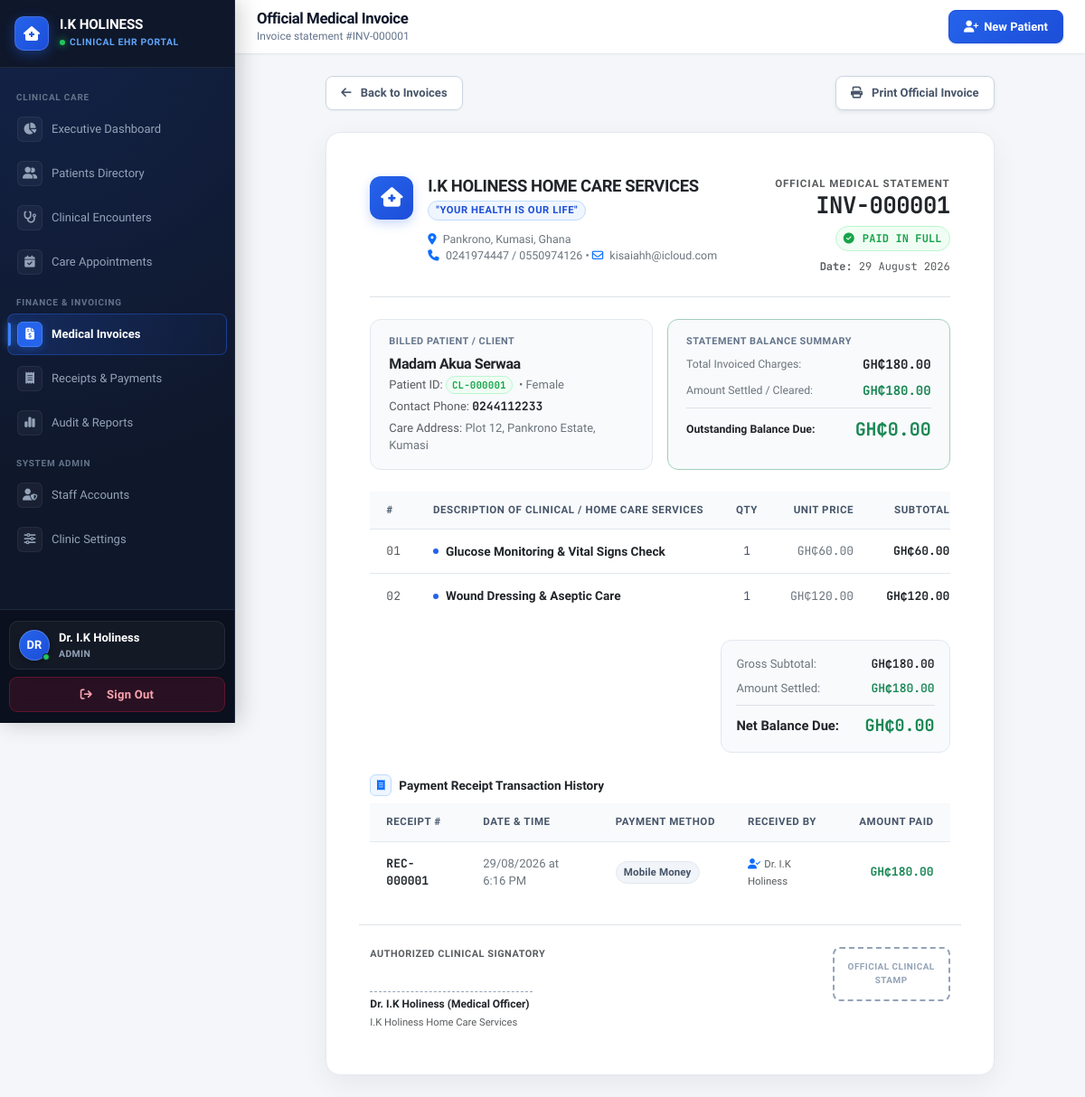
The page /billing/view?id=INV-000001 (signed in) on the database its author committed.
### tables this page shows
CREATE TABLE invoices (
    invoice_number VARCHAR(20) PRIMARY KEY,
    client_id VARCHAR(20) NOT NULL,
    invoice_date DATE NOT NULL,
    total_amount DECIMAL(10,2) NOT NULL DEFAULT 0.00,
    amount_paid DECIMAL(10,2) NOT NULL DEFAULT 0.00,
    balance DECIMAL(10,2) NOT NULL DEFAULT 0.00,
    payment_status ENUM('Paid', 'Partially Paid', 'Unpaid') NOT NULL DEFAULT 'Unpaid',
    created_at TIMESTAMP DEFAULT CURRENT_TIMESTAMP,
    FOREIGN KEY (client_id) REFERENCES clients(client_id) ON DELETE CASCADE,
    INDEX idx_invoice_date (invoice_date),
    INDEX idx_payment_status (payment_status)
);

CREATE TABLE clients (
    client_id VARCHAR(20) PRIMARY KEY,
    full_name VARCHAR(255) NOT NULL,
    gender ENUM('Male', 'Female', 'Other') NOT NULL,
    dob DATE NOT NULL,
    age INT NOT NULL,
    phone VARCHAR(20) NOT NULL,
    address TEXT NOT NULL,
    emergency_name VARCHAR(255) NOT NULL,
    emergency_phone VARCHAR(20) NOT NULL,
    registration_date DATE NOT NULL,
    created_at TIMESTAMP DEFAULT CURRENT_TIMESTAMP,
    INDEX idx_fullname (full_name),
    INDEX idx_phone (phone)
);

CREATE TABLE invoice_items (
    id INT AUTO_INCREMENT PRIMARY KEY,
    invoice_number VARCHAR(20) NOT NULL,
    service_description VARCHAR(255) NOT NULL,
    quantity INT NOT NULL DEFAULT 1,
    unit_price DECIMAL(10,2) NOT NULL,
    subtotal DECIMAL(10,2) NOT NULL,
    FOREIGN KEY (invoice_number) REFERENCES invoices(invoice_number) ON DELETE CASCADE
);

CREATE TABLE payments (
    payment_id VARCHAR(20) PRIMARY KEY,
    receipt_number VARCHAR(20) NOT NULL,
    client_id VARCHAR(20) NOT NULL,
    invoice_number VARCHAR(20) NOT NULL,
    payment_date DATETIME NOT NULL,
    amount_paid DECIMAL(10,2) NOT NULL,
    payment_method ENUM('Cash', 'Mobile Money', 'Card', 'Bank Transfer') NOT NULL,
    staff_id INT NOT NULL,
    notes TEXT NULL,
    created_at TIMESTAMP DEFAULT CURRENT_TIMESTAMP,
    UNIQUE KEY idx_receipt (receipt_number),
    FOREIGN KEY (client_id) REFERENCES clients(client_id) ON DELETE CASCADE,
    FOREIGN KEY (invoice_number) REFERENCES invoices(invoice_number) ON DELETE CASCADE,
    FOREIGN KEY (staff_id) REFERENCES users(id) ON DELETE RESTRICT,
    INDEX idx_payment_date (payment_date)
);

CREATE TABLE users (
    id INT AUTO_INCREMENT PRIMARY KEY,
    username VARCHAR(50) NOT NULL,
    password_hash VARCHAR(255) NOT NULL,
    full_name VARCHAR(100) NOT NULL,
    role ENUM('admin', 'staff') NOT NULL,
    created_at TIMESTAMP DEFAULT CURRENT_TIMESTAMP,
    UNIQUE KEY idx_username (username)
);

### frontend/views/billing/view.php (the view, shortened to what the rows shown need)
<div class="row justify-content-center">
    <div class="col-12 col-xl-10">
        <div class="modern-invoice-sheet p-4 p-md-5">
            <div class="d-flex flex-column flex-md-row justify-content-between align-items-start gap-4 pb-4 mb-4 border-bottom">
                <div class="text-start text-md-end">
                    <div class="text-uppercase fw-bold text-muted" style="font-size: 0.72rem; letter-spacing: 0.08em;">Official Medical Statement</div>
                    <h2 class="fw-bold text-dark font-mono mb-1" style="font-size: 1.6rem; letter-spacing: -0.02em;">
                        <?php echo htmlspecialchars($invoice['invoice_number']); ?>
                    </h2>
                    <div class="d-flex align-items-center justify-content-md-end gap-2 my-2">
                        <?php
                        $statBadge = 'badge-rose';
                        $statLabel = 'UNPAID';
                        if ($invoice['payment_status'] === 'Paid') {
                            $statBadge = 'badge-emerald';
                            $statLabel = 'PAID IN FULL';
                        } elseif ($invoice['payment_status'] === 'Partially Paid') {
                            $statBadge = 'badge-amber';
                            $statLabel = 'PARTIALLY PAID';
                        }
                        ?>
                        <span class="badge-pill-custom <?php echo $statBadge; ?> font-mono fw-bold py-1 px-2" style="font-size: 0.75rem;">
                            <i class="fa-solid <?php echo $invoice['payment_status'] === 'Paid' ? 'fa-circle-check' : 'fa-clock'; ?> me-1"></i>
                            <?php echo $statLabel; ?>
                        </span>
                    </div>
                    <div class="text-muted small font-mono" style="font-size: 0.75rem;">
                        <strong>Date:</strong> <?php echo date('d F Y', strtotime($invoice['invoice_date'])); ?>
                    </div>
                </div>
            </div>
            <div class="row g-3 mb-4">
                <div class="col-12 col-md-6">
                    <div class="invoice-bento-box h-100">
                        <span class="bento-box-label">Billed Patient / Client</span>
                        <h6 class="fw-bold text-dark mb-1" style="font-size: 1rem;">
                            <?php echo htmlspecialchars($invoice['full_name']); ?>
                        </h6>
                        <div class="text-secondary small d-flex flex-column gap-1" style="font-size: 0.8125rem;">
                            <div>
                                <span class="text-muted">Patient ID:</span>
                                <span class="badge-pill-custom badge-emerald font-mono fw-bold" style="font-size: 0.68rem; padding: 1px 6px;">
                                    <?php echo htmlspecialchars($invoice['client_id']); ?>
                                </span>
                                <span class="ms-1">&bull; <?php echo htmlspecialchars($invoice['gender']); ?></span>
                            </div>
                            <div>
                                <span class="text-muted">Contact Phone:</span>
                                <strong class="text-dark font-mono"><?php echo htmlspecialchars($invoice['phone']); ?></strong>
                            </div>
                            <div>
                                <span class="text-muted">Care Address:</span>
                                <span><?php echo nl2br(htmlspecialchars($invoice['address'])); ?></span>
                            </div>
                        </div>
                    </div>
                </div>
                <div class="col-12 col-md-6">
                    <div class="invoice-bento-box h-100 <?php echo $invoice['balance'] > 0 ? 'border-danger-subtle' : 'border-success-subtle'; ?>">
                        <div class="d-flex justify-content-between align-items-center mb-2">
                            <span class="text-secondary small">Total Invoiced Charges:</span>
                            <strong class="text-dark font-mono"><?php echo DEFAULT_CURRENCY . number_format($invoice['total_amount'], 2); ?></strong>
                        </div>
                        <div class="d-flex justify-content-between align-items-center mb-2">
                            <span class="text-secondary small">Amount Settled / Cleared:</span>
                            <strong class="text-success font-mono"><?php echo DEFAULT_CURRENCY . number_format($invoice['amount_paid'], 2); ?></strong>
                        </div>
                        <div class="d-flex justify-content-between align-items-center pt-2 border-top">
                            <span class="fw-bold text-dark small">Outstanding Balance Due:</span>
                            <strong class="font-mono fs-5 <?php echo $invoice['balance'] > 0 ? 'text-danger' : 'text-success'; ?>">
                                <?php echo DEFAULT_CURRENCY . number_format($invoice['balance'], 2); ?>
                            </strong>
                        </div>
                    </div>
                </div>
            </div>
            <div class="table-responsive mb-4">
                <table class="ui-table invoice-items-table">
                    <thead>
                        <tr>
                            <th style="width: 8%;">#</th>
                            <th style="width: 52%;">Description of Clinical / Home Care Services</th>
                            <th style="width: 10%; text-align: center;">Qty</th>
                            <th style="width: 15%; text-align: right;">Unit Price</th>
                            <th style="width: 15%; text-align: right;">Subtotal</th>
                        </tr>
                    </thead>
                    <tbody>
                        <?php $idx = 1; foreach ($items as $item): ?>
                            <tr>
                                <td class="text-muted font-mono"><?php echo sprintf('%02d', $idx++); ?></td>
                                <td>
                                    <div class="d-flex align-items-center gap-2">
                                        <div class="service-item-dot"></div>
                                        <strong class="text-dark fw-semibold" style="font-size: 0.85rem;">
                                            <?php echo htmlspecialchars($item['service_description']); ?>
                                        </strong>
                                    </div>
                                </td>
                                <td class="text-center font-mono"><?php echo htmlspecialchars($item['quantity']); ?></td>
                                <td class="text-end font-mono text-secondary"><?php echo DEFAULT_CURRENCY . number_format($item['unit_price'], 2); ?></td>
                                <td class="text-end font-mono text-dark fw-bold"><?php echo DEFAULT_CURRENCY . number_format($item['subtotal'], 2); ?></td>
                            </tr>
                        <?php endforeach; ?>
                    </tbody>
                </table>
            </div>
            <div class="row justify-content-end mb-4">
                <div class="col-12 col-md-5">
                    <div class="total-summary-card p-3">
                        <div class="d-flex justify-content-between align-items-center mb-2" style="font-size: 0.8125rem;">
                            <span class="text-secondary">Gross Subtotal:</span>
                            <span class="text-dark font-mono fw-semibold"><?php echo DEFAULT_CURRENCY . number_format($invoice['total_amount'], 2); ?></span>
                        </div>
                        <div class="d-flex justify-content-between align-items-center mb-2" style="font-size: 0.8125rem;">
                            <span class="text-secondary">Amount Settled:</span>
                            <span class="text-success font-mono fw-semibold"><?php echo DEFAULT_CURRENCY . number_format($invoice['amount_paid'], 2); ?></span>
                        </div>
                        <div class="d-flex justify-content-between align-items-center pt-2 border-top" style="font-size: 0.92rem;">
                            <strong class="text-dark">Net Balance Due:</strong>
                            <strong class="font-mono <?php echo $invoice['balance'] > 0 ? 'text-danger' : 'text-success'; ?>" style="font-size: 1.15rem;">
                                <?php echo DEFAULT_CURRENCY . number_format($invoice['balance'], 2); ?>
                            </strong>
                        </div>
                    </div>
                </div>
            </div>
            <?php if (!empty($payments)): ?>
                <div class="mb-4">
                    <div class="table-responsive">
                        <table class="ui-table">
                            <thead>
                                <tr>
                                    <th>Receipt #</th>
                                    <th>Date & Time</th>
                                    <th>Payment Method</th>
                                    <th>Received By</th>
                                    <th class="text-end">Amount Paid</th>
                                </tr>
                            </thead>
                            <tbody>
                                <?php foreach ($payments as $p): ?>
                                    <tr>
                                        <td><strong class="text-dark font-mono"><?php echo htmlspecialchars($p['receipt_number']); ?></strong></td>
                                        <td><span class="text-secondary"><?php echo date('d/m/Y \a\t g:i A', strtotime($p['payment_date'])); ?></span></td>
                                        <td><span class="badge-pill-custom badge-zinc"><?php echo htmlspecialchars($p['payment_method']); ?></span></td>
                                        <td><small class="text-muted"><i class="fa-solid fa-user-check me-1 text-primary"></i><?php echo htmlspecialchars($p['staff_name'] ?? 'Authorized Clinician'); ?></small></td>
                                        <td class="text-end font-mono fw-bold text-success"><?php echo DEFAULT_CURRENCY . number_format($p['amount_paid'], 2); ?></td>
                                    </tr>
                                <?php endforeach; ?>
                            </tbody>
                        </table>
                    </div>
                </div>
            <?php endif; ?>
        </div>
    </div>
</div>

### frontend/views/shared/layout.php (shortened to what the rows shown need)
<!DOCTYPE html>
<html lang="en" class="h-full">
<head>
    <link href="https://cdn.jsdelivr.net/npm/bootstrap@5.3.2/dist/css/bootstrap.min.css" rel="stylesheet">
    <link rel="stylesheet" href="https://cdnjs.cloudflare.com/ajax/libs/font-awesome/6.5.1/css/all.min.css">
</head>
<body>
    <div id="page-content-wrapper">
        <header class="topbar">
            <div class="d-flex align-items-center gap-2">
                <div class="topbar-left">
                    <h1><?php echo $pageHeading ?? 'Dashboard'; ?></h1>
                    <p class="d-none d-md-block"><?php echo $pageSubheading ?? 'I.K Holiness Home Care Services Management'; ?></p>
                </div>
            </div>
        </header>
        <main class="main-container">
            <?php echo $content ?? ''; ?>
        </main>
    </div>
</body>
</html>

### rows shown on the page
invoices: invoice_number "Invoice statement #INV-000001", invoice_number "INV-000001", payment_status "PAID IN FULL", invoice_date "29 August 2026", client.full_name "Madam Akua Serwaa", client "CL-000001", client.gender "Female", client.phone "0244112233", client.address "Plot 12, Pankrono Estate, Kumasi", total_amount "180.00", amount_paid "180.00", balance "0.00"
invoice_items: service_description "Glucose Monitoring & Vital Signs Check", quantity "1", unit_price "60.00", subtotal "60.00"
invoice_items: service_description "Wound Dressing & Aseptic Care", quantity "1", unit_price "120.00", subtotal "120.00"
payments: receipt_number "REC-000001", payment_date "29/08/2026 at 6:16 PM", payment_method "Mobile Money", staff.full_name "Dr. I.K Holiness", amount_paid "180.00"

### other values the page prints
substr($currentUserName ?? 'DR', 0, 2) "DR"
$currentUserName "Dr. I.K Holiness"
$currentRole "ADMIN"
$pageHeading "Official Medical Invoice"
DEFAULT_CURRENCY "GH₵"
